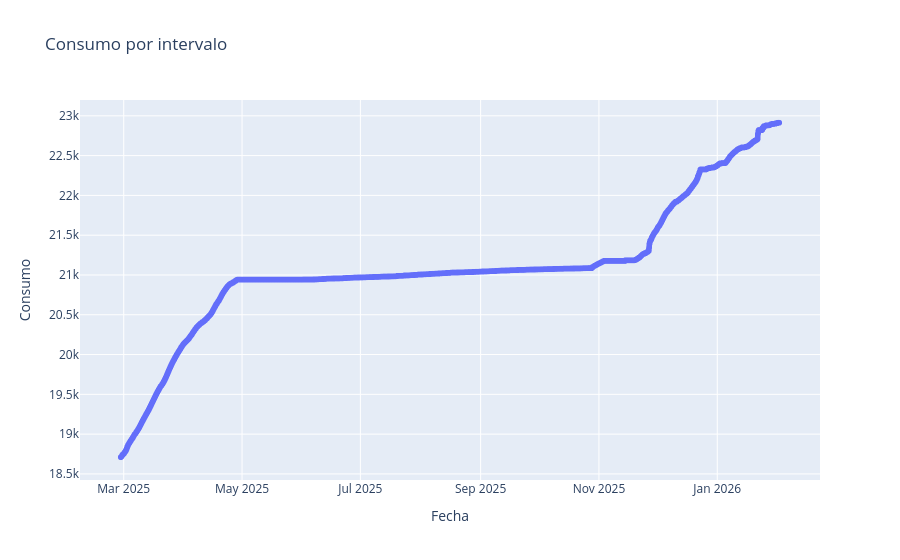

Write notebook code for a chart like this one.
### Code cell
import plotly.express as px

fig = px.line(
    df_energia,
    x="fecha",
    y="energiaBA",
    title="Consumo por intervalo"
)

fig.update_traces(
    mode="lines+markers",
    hovertemplate="Fecha: %{x}<br>Consumo: %{y}<extra></extra>"
)

fig.update_layout(
    xaxis_title="Fecha",
    yaxis_title="Consumo"
)

fig.show()

### Figure 1 — Plotly figure (JSON) as saved in the notebook; plotly's stock layout.template omitted (floating-point values rounded to 4 significant figures; data arrays with more than 128 entries replaced by an {"elided": "..."} marker saying what was removed)
{"data": [{"hovertemplate": "Fecha: %{x}<br>Consumo: %{y}<extra></extra>", "legendgroup": "", "line": {"color": "#636efa", "dash": "solid"}, "marker": {"symbol": "circle"}, "mode": "lines+markers", "name": "", "showlegend": false, "type": "scattergl", "x": {"elided": "8149 str values"}, "xaxis": "x", "y": {"elided": "8149 float values"}, "yaxis": "y"}], "layout": {"legend": {"tracegroupgap": 0}, "title": {"text": "Consumo por intervalo"}, "xaxis": {"anchor": "y", "domain": [0, 1], "title": {"text": "Fecha"}}, "yaxis": {"anchor": "x", "domain": [0, 1], "title": {"text": "Consumo"}}}}
